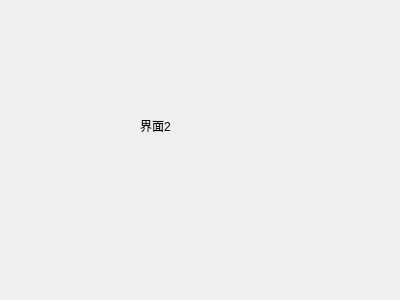
<?xml version="1.0" encoding="UTF-8"?>
<ui version="4.0">
 <class>Widget1</class>
 <widget class="QWidget" name="Widget1">
  <property name="geometry">
   <rect>
    <x>0</x>
    <y>0</y>
    <width>400</width>
    <height>300</height>
   </rect>
  </property>
  <property name="windowTitle">
   <string>Form</string>
  </property>
  <widget class="QLabel" name="label">
   <property name="geometry">
    <rect>
     <x>140</x>
     <y>100</y>
     <width>91</width>
     <height>51</height>
    </rect>
   </property>
   <property name="text">
    <string>界面2</string>
   </property>
  </widget>
 </widget>
 <resources/>
 <connections/>
</ui>
